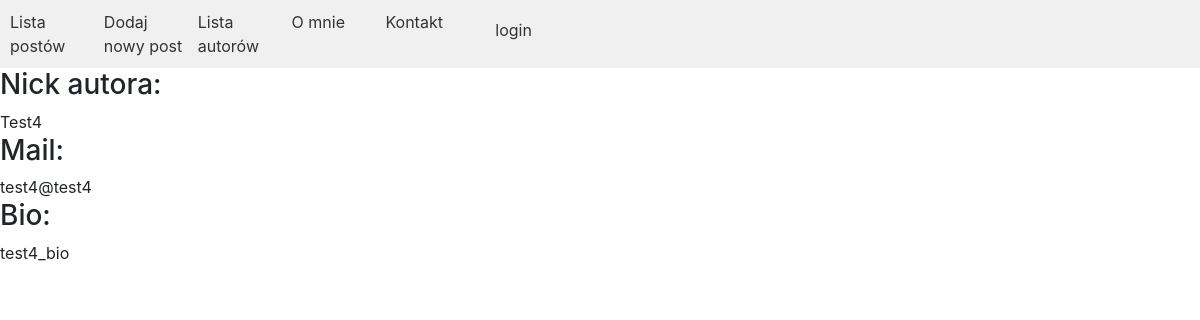
Before: /author/4 with the older database file.
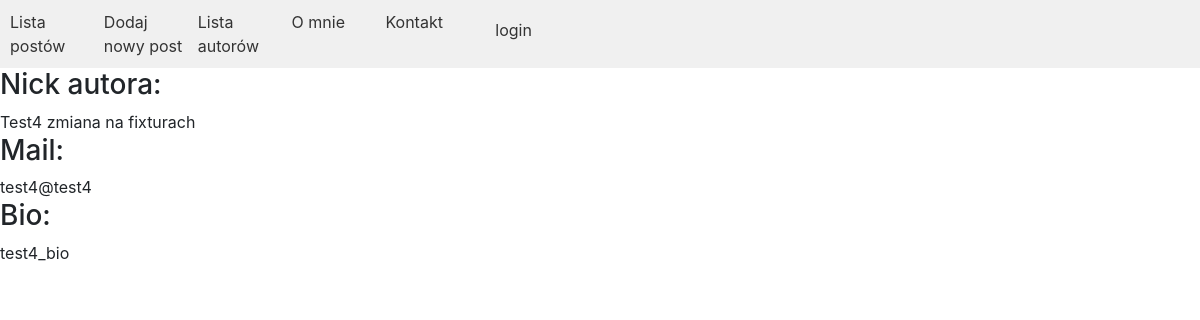
After: the same page with the newer database file.
### posts/models.py (models this page shows, shortened)
class Author(models.Model):
    nick = models.CharField(max_length=50)
    email = models.EmailField()
    bio = models.TextField(null=True)

### posts/views.py (the view)
# urls.py: path('author/<int:id>', author_detail, name='autor'),
def author_detail(request, id):
    author = Author.objects.get(id=id)
    return render(
        request=request,
        template_name="posts/author_detail.html",
        context={'author': author, 'active_tab': 'author_detail', 'title': f'Opis autora: {author.nick}'}
    )

### posts/templates/posts/author_detail.html
{% extends 'main.html' %}
{% block content %}
    <h3>Nick autora:</h3> {{ author.nick }}<br>
    <h3>Mail:</h3> {{ author.email }}<br>
    <h3>Bio:</h3> {{ author.bio }}
{% endblock %}

Changed rows visible on the page:
changed Author "test4@test4": nick "Test4" → "Test4 zmiana na fixturach"
